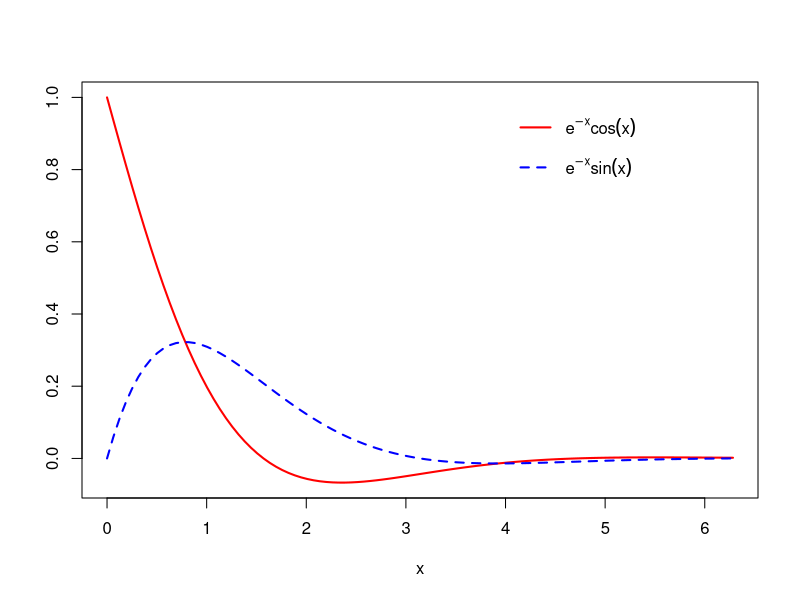

Write the R code that produced this figure.
f <- function(x) exp(-x) * cos(x)
plot(f, 0, 2 * pi, col = "red", lwd = 2, ylab = "")
g <- function(x) exp(-x) * sin(x)
curve(g, lty = 2, # グラフの線の形式, 2はダッシュ線に対応
     add = TRUE,  col = "blue", lwd = 2)
legend(4, # 凡例の左上のx座標
       1, # 凡例の左上のy座標
       legend = c(expression(e^{-x}*cos(x)), expression(e^{-x}*sin(x))), # 凡例
       lty = c(1,2), lwd = 2, col = c("red", "blue"),
       bty = "n", # 凡例の枠線の形式
       y.intersp = 2 # 行間の指定
       )